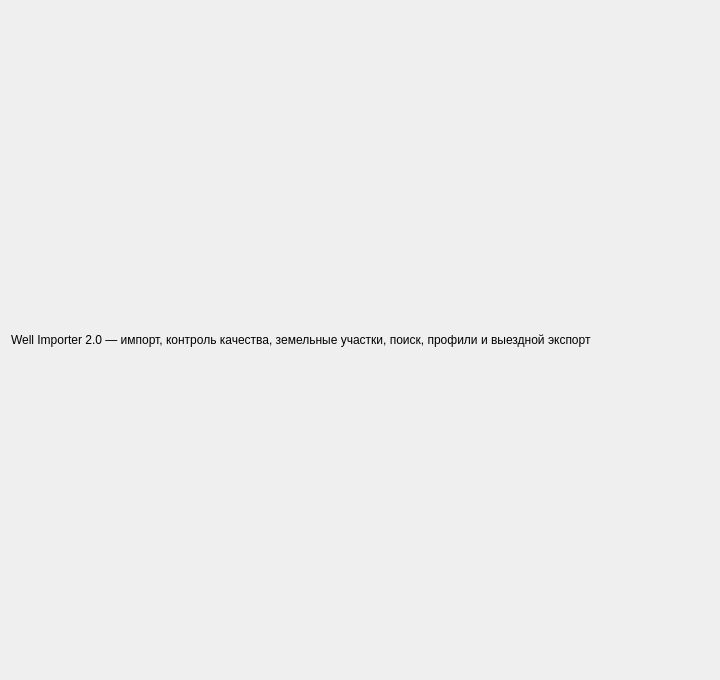
<?xml version="1.0" encoding="UTF-8"?>
<ui version="4.0">
 <class>WellImporterDialog</class>
 <widget class="QDialog" name="WellImporterDialog">
  <property name="geometry">
   <rect><x>0</x><y>0</y><width>720</width><height>680</height></rect>
  </property>
  <property name="windowTitle">
   <string>Well Importer 2.0 — управление скважинами</string>
  </property>
  <layout class="QVBoxLayout" name="verticalLayout">
   <item>
    <widget class="QLabel" name="titleLabel">
     <property name="text">
      <string>Well Importer 2.0 — импорт, контроль качества, земельные участки, поиск, профили и выездной экспорт</string>
     </property>
    </widget>
   </item>
  </layout>
 </widget>
 <resources/>
 <connections/>
</ui>
